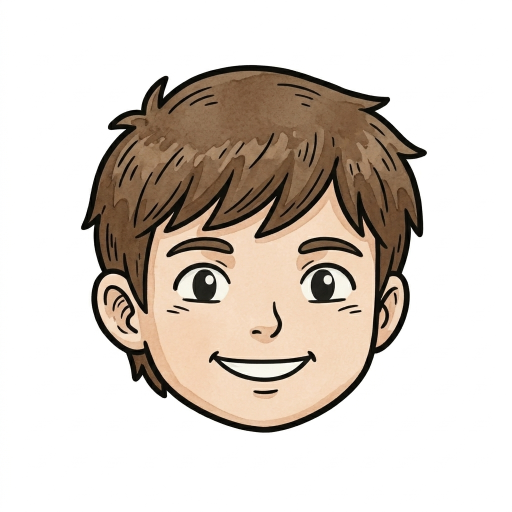
#> input picture parts/raw/head_human_m.jpg, 1024 x 1024 px, found by its file name (shown at 1/2 size)
$ python sheet_all.py
#> lines starting #> are read from the running program, lines starting #| are printed output that depends on the picture; after the words box and inside, x2 and y2 are one past the last pixel; in counts of white or black regions, pixels touching at a corner belong together
#> (reads tools/parts/heads.json from the repository)
### tools/parts/join.py
from PIL import Image, ImageDraw
import numpy as np
from collections import deque

def cutout(path, thresh=232):
#> called with path = 'head_human_m.jpg', thresh = 232
    im = Image.open(path).convert("RGB"); a = np.asarray(im).astype(int)
#> in cutout, im is the input picture: PIL image 1024x1024 RGB; mean R, G, B 216.6, 207.6, 199.3
    h, w, _ = a.shape
#> h = 1024; w = 1024
    light = a.min(axis=2) >= thresh
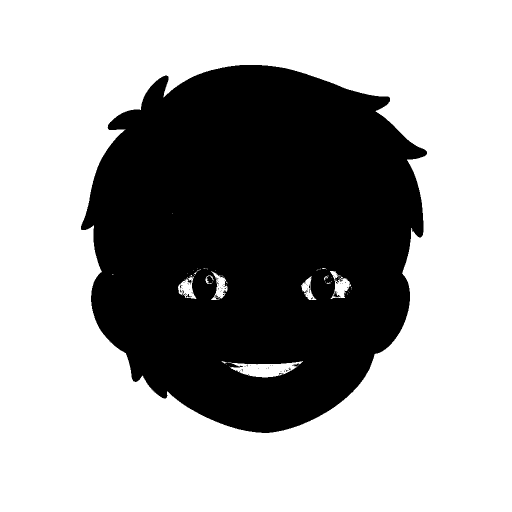
#> light: shape (1024, 1024) bool (shown at 1/2 size); 63.6% white; 93 black regions (91 under 20 px), largest, box (x1, y1, x2, y2) and area: (162, 130, 854, 866) 381956, (372, 588, 382, 595) 29
    bg = np.zeros((h, w), bool); q = deque()
    for x in range(w):
        for y in (0, h - 1):
            if light[y, x] and not bg[y, x]: bg[y, x] = True; q.append((y, x))
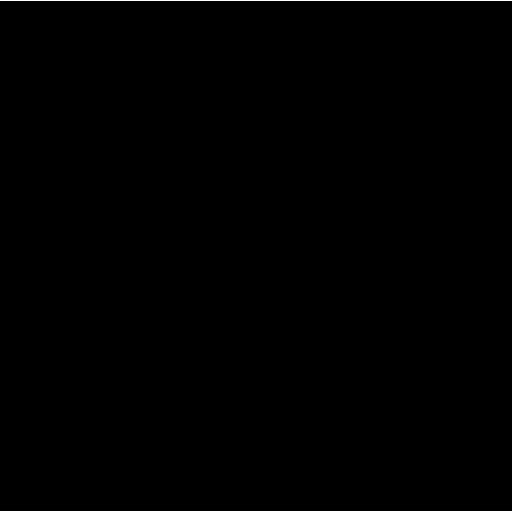
#> bg: shape (1024, 1024) bool (shown at 1/2 size); 0.2% white in thin lines or dots
    for y in range(h):
        for x in (0, w - 1):
            if light[y, x] and not bg[y, x]: bg[y, x] = True; q.append((y, x))
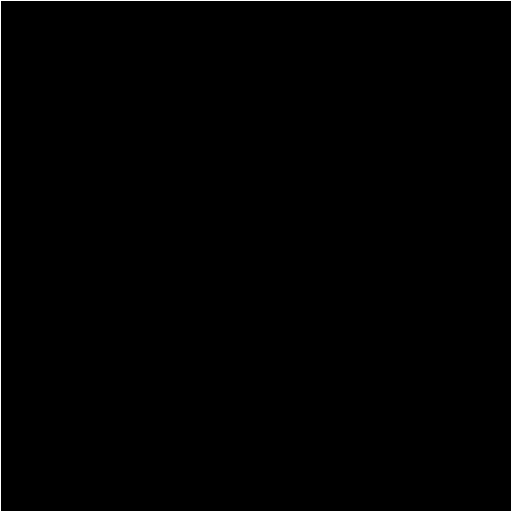
#> bg: shape (1024, 1024) bool (shown at 1/2 size); 0.39% white in thin lines or dots
    while q:
        y, x = q.popleft()
        for dy, dx in ((1,0),(-1,0),(0,1),(0,-1)):
            ny, nx = y + dy, x + dx
            if 0 <= ny < h and 0 <= nx < w and light[ny, nx] and not bg[ny, nx]:
                bg[ny, nx] = True; q.append((ny, nx))
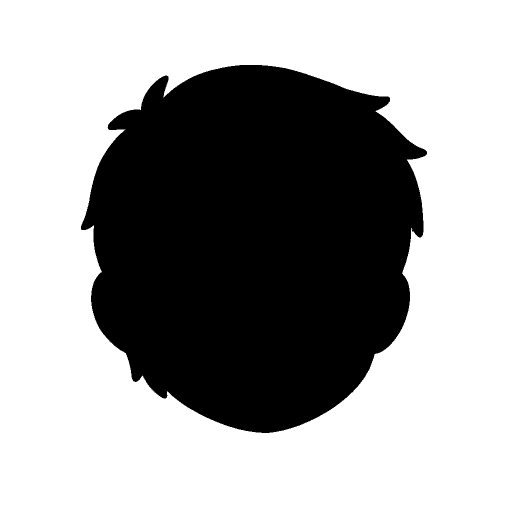
#> bg: shape (1024, 1024) bool (shown at 1/2 size); 63% white; 1 black region, box (x1, y1, x2, y2) and area: (162, 130, 854, 866) 388396
    alpha = np.where(bg, 0, 255).astype(np.uint8)
    return Image.fromarray(np.dstack([a.astype(np.uint8), alpha]), "RGBA")

# [29 lines that do not run on import are left out]

### tools/parts/sheet_all.py
import json
from PIL import Image, ImageDraw, ImageFont
from join import cutout
from recolor import recolor, GARMENT
from recolor2 import recolor2
chins = json.load(open("heads.json"))
S, CHIN_AT = 0.434, 124
heads = ["human_m","human_f","elf_m","elf_f","dwarf_m","dwarf_f","dragonborn_m","dragonborn_f","tabaxi_m","tabaxi_f","fairy_m","fairy_f"]
H = {h: cutout(f"head_{h}.jpg").resize((int(1024 * S), int(1024 * S)), Image.LANCZOS) for h in heads}
#> (the run stopped early here; a loop or call above may not have finished)
